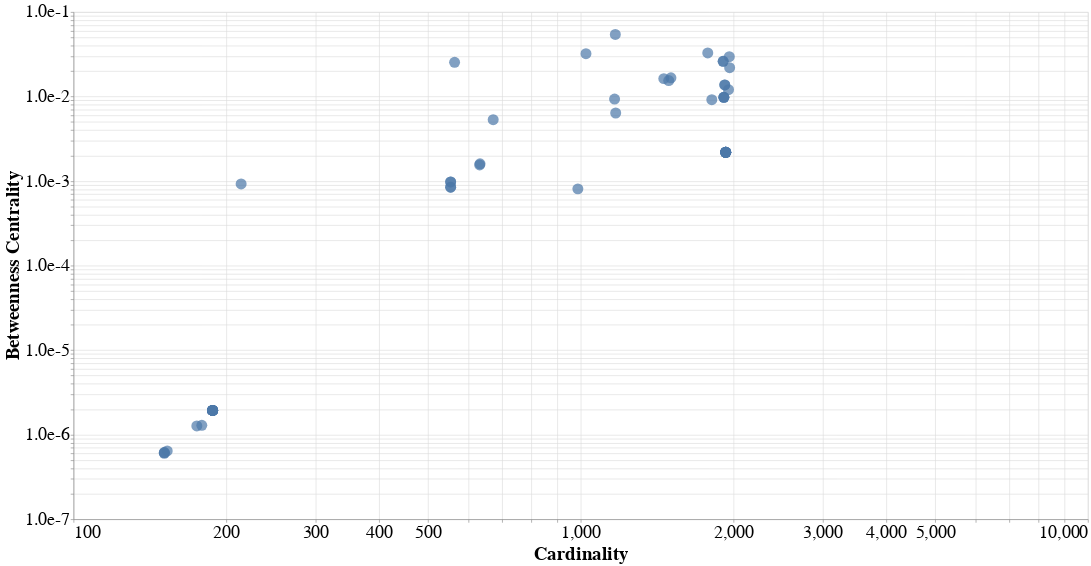

The cell this chart's notebook holds for it:
### Code cell
points = alt.Chart(homograph_df, title='').mark_circle(size=300, clip=True).encode(
    x=alt.X('num_second_degree_neighbors:Q', scale=alt.Scale(type='log'), axis=alt.Axis(title='Cardinality', labelFontSize=28, titleFontSize=30)),
    y=alt.Y('betweenness_centrality:Q', scale=alt.Scale(type='log'), axis=alt.Axis(title='Betweenness Centrality', format=".1e", labelFontSize=28, titleFontSize=30, tickCount=8)),
    tooltip=['node', 'betweenness_centrality', 'num_second_degree_neighbors']
)


fig = points.properties(width=1600, height=800)
fig.save('figures/synthetic_dataset/synthetic_bipartite_betweenness_vs_cardinality_all_no_text.svg')
fig

### Figure 1 — Vega-Lite specification as saved in the notebook (floating-point values rounded to 4 significant figures)
{"config": {"view": {"continuousWidth": 400, "continuousHeight": 300}}, "data": {"name": "data-2c8e9bb2abdceefcbb0f64c92b9285d4"}, "mark": {"type": "circle", "clip": true, "size": 300}, "encoding": {"tooltip": [{"type": "nominal", "field": "node"}, {"type": "quantitative", "field": "betweenness_centrality"}, {"type": "quantitative", "field": "num_second_degree_neighbors"}], "x": {"type": "quantitative", "axis": {"labelFontSize": 28, "title": "Cardinality", "titleFontSize": 30}, "field": "num_second_degree_neighbors", "scale": {"type": "log"}}, "y": {"type": "quantitative", "axis": {"format": ".1e", "labelFontSize": 28, "tickCount": 8, "title": "Betweenness Centrality", "titleFontSize": 30}, "field": "betweenness_centrality", "scale": {"type": "log"}}}, "height": 800, "title": "", "width": 1600, "$schema": "https://vega.github.io/schema/vega-lite/v4.8.1.json", "datasets": {"data-2c8e9bb2abdceefcbb0f64c92b9285d4": [{"node": "Sydney", "node_type": "cell", "betweenness_centrality": 0.009811, "local_clustering_coefficient": 0.4988, "is_homograph": "homograph", "num_second_degree_neighbors": 1915}, {"node": "Cuba", "node_type": "cell", "betweenness_centrality": 0.006394, "local_clustering_coefficient": 0.1956, "is_homograph": "homograph", "num_second_degree_neighbors": 1172}, {"node": "Elmira", "node_type": "cell", "betweenness_centrality": 0.009811, "local_clustering_coefficient": 0.4988, "is_homograph": "homograph", "num_second_degree_neighbors": 1915}, {"node": "Lincoln", "node_type": "cell", "betweenness_centrality": 0.03212, "local_clustering_coefficient": 0.4983, "is_homograph": "homograph", "num_second_degree_neighbors": 1024}, {"node": "Virginia", "node_type": "cell", "betweenness_centrality": 0.01207, "local_clustering_coefficient": 0.333, "is_homograph": "homograph", "num_second_degree_neighbors": 1956}, {"node": "Jamaica", "node_type": "cell", "betweenness_centrality": 0.009349, "local_clustering_coefficient": 0.1959, "is_homograph": "homograph", "num_second_degree_neighbors": 1166}, {"node": "Phoenix", "node_type": "cell", "betweenness_centrality": 0.02194, "local_clustering_coefficient": 0.4984, "is_homograph": "homograph", "num_second_degree_neighbors": 1966}, {"node": "Quinta", "node_type": "cell", "betweenness_centrality": 0.009811, "local_clustering_coefficient": 0.4988, "is_homograph": "homograph", "num_second_degree_neighbors": 1915}, {"node": "ID", "node_type": "cell", "betweenness_centrality": 1.938e-06, "local_clustering_coefficient": 0.5409, "is_homograph": "homograph", "num_second_degree_neighbors": 188}, {"node": "NE", "node_type": "cell", "betweenness_centrality": 6.025e-07, "local_clustering_coefficient": 0.3419, "is_homograph": "homograph", "num_second_degree_neighbors": 151}, {"node": "GT", "node_type": "cell", "betweenness_centrality": 0.005336, "local_clustering_coefficient": 0.3227, "is_homograph": "homograph", "num_second_degree_neighbors": 672}, {"node": "AR", "node_type": "cell", "betweenness_centrality": 1.938e-06, "local_clustering_coefficient": 0.5409, "is_homograph": "homograph", "num_second_degree_neighbors": 188}, {"node": "CO", "node_type": "cell", "betweenness_centrality": 1.938e-06, "local_clustering_coefficient": 0.5409, "is_homograph": "homograph", "num_second_degree_neighbors": 188}, {"node": "MA", "node_type": "cell", "betweenness_centrality": 1.938e-06, "local_clustering_coefficient": 0.5409, "is_homograph": "homograph", "num_second_degree_neighbors": 188}, {"node": "CA", "node_type": "cell", "betweenness_centrality": 1.938e-06, "local_clustering_coefficient": 0.5409, "is_homograph": "homograph", "num_second_degree_neighbors": 188}, {"node": "DE", "node_type": "cell", "betweenness_centrality": 1.938e-06, "local_clustering_coefficient": 0.5409, "is_homograph": "homograph", "num_second_degree_neighbors": 188}, {"node": "TL", "node_type": "cell", "betweenness_centrality": 0.001553, "local_clustering_coefficient": 0.4563, "is_homograph": "homograph", "num_second_degree_neighbors": 632}, {"node": "MN", "node_type": "cell", "betweenness_centrality": 1.938e-06, "local_clustering_coefficient": 0.5409, "is_homograph": "homograph", "num_second_degree_neighbors": 188}, {"node": "AL", "node_type": "cell", "betweenness_centrality": 1.938e-06, "local_clustering_coefficient": 0.5409, "is_homograph": "homograph", "num_second_degree_neighbors": 188}, {"node": "SD", "node_type": "cell", "betweenness_centrality": 1.269e-06, "local_clustering_coefficient": 0.4458, "is_homograph": "homograph", "num_second_degree_neighbors": 175}, {"node": "PA", "node_type": "cell", "betweenness_centrality": 1.938e-06, "local_clustering_coefficient": 0.5409, "is_homograph": "homograph", "num_second_degree_neighbors": 188}, {"node": "AZ", "node_type": "cell", "betweenness_centrality": 1.938e-06, "local_clustering_coefficient": 0.5409, "is_homograph": "homograph", "num_second_degree_neighbors": 188}, {"node": "TN", "node_type": "cell", "betweenness_centrality": 1.938e-06, "local_clustering_coefficient": 0.5409, "is_homograph": "homograph", "num_second_degree_neighbors": 188}, {"node": "Georgia", "node_type": "cell", "betweenness_centrality": 0.0009264, "local_clustering_coefficient": 0.3498, "is_homograph": "homograph", "num_second_degree_neighbors": 214}, {"node": "Florida", "node_type": "cell", "betweenness_centrality": 0.0008095, "local_clustering_coefficient": 0.4965, "is_homograph": "homograph", "num_second_degree_neighbors": 987}, {"node": "California", "node_type": "cell", "betweenness_centrality": 0.0009775, "local_clustering_coefficient": 0.4966, "is_homograph": "homograph", "num_second_degree_neighbors": 554}, {"node": "Colorado", "node_type": "cell", "betweenness_centrality": 0.0009775, "local_clustering_coefficient": 0.4966, "is_homograph": "homograph", "num_second_degree_neighbors": 554}, {"node": "CT", "node_type": "cell", "betweenness_centrality": 0.0008473, "local_clustering_coefficient": 0.4899, "is_homograph": "homograph", "num_second_degree_neighbors": 554}, {"node": "SC", "node_type": "cell", "betweenness_centrality": 0.0008473, "local_clustering_coefficient": 0.4899, "is_homograph": "homograph", "num_second_degree_neighbors": 554}, {"node": "IL", "node_type": "cell", "betweenness_centrality": 6.145e-07, "local_clustering_coefficient": 0.3508, "is_homograph": "homograph", "num_second_degree_neighbors": 151}, {"node": "GA", "node_type": "cell", "betweenness_centrality": 6.433e-07, "local_clustering_coefficient": 0.3522, "is_homograph": "homograph", "num_second_degree_neighbors": 153}, {"node": "MD", "node_type": "cell", "betweenness_centrality": 1.29e-06, "local_clustering_coefficient": 0.4362, "is_homograph": "homograph", "num_second_degree_neighbors": 179}, {"node": "ME", "node_type": "cell", "betweenness_centrality": 6.145e-07, "local_clustering_coefficient": 0.3508, "is_homograph": "homograph", "num_second_degree_neighbors": 151}, {"node": "Jaguar", "node_type": "cell", "betweenness_centrality": 0.05434, "local_clustering_coefficient": 0.4321, "is_homograph": "homograph", "num_second_degree_neighbors": 1170}, {"node": "Heather", "node_type": "cell", "betweenness_centrality": 0.02965, "local_clustering_coefficient": 0.4941, "is_homograph": "homograph", "num_second_degree_neighbors": 1963}, {"node": "Leandra", "node_type": "cell", "betweenness_centrality": 0.02611, "local_clustering_coefficient": 0.4935, "is_homograph": "homograph", "num_second_degree_neighbors": 1909}, {"node": "Charity", "node_type": "cell", "betweenness_centrality": 0.02611, "local_clustering_coefficient": 0.4935, "is_homograph": "homograph", "num_second_degree_neighbors": 1909}, {"node": "Garvey", "node_type": "cell", "betweenness_centrality": 0.002191, "local_clustering_coefficient": 0.5008, "is_homograph": "homograph", "num_second_degree_neighbors": 1931}, {"node": "Vinson", "node_type": "cell", "betweenness_centrality": 0.002191, "local_clustering_coefficient": 0.5008, "is_homograph": "homograph", "num_second_degree_neighbors": 1931}, {"node": "Else", "node_type": "cell", "betweenness_centrality": 0.002191, "local_clustering_coefficient": 0.5008, "is_homograph": "homograph", "num_second_degree_neighbors": 1931}, {"node": "Duff", "node_type": "cell", "betweenness_centrality": 0.002191, "local_clustering_coefficient": 0.5008, "is_homograph": "homograph", "num_second_degree_neighbors": 1931}, {"node": "Christophe", "node_type": "cell", "betweenness_centrality": 0.002191, "local_clustering_coefficient": 0.5008, "is_homograph": "homograph", "num_second_degree_neighbors": 1931}, {"node": "Reid", "node_type": "cell", "betweenness_centrality": 0.002191, "local_clustering_coefficient": 0.5008, "is_homograph": "homograph", "num_second_degree_neighbors": 1931}, {"node": "Mace", "node_type": "cell", "betweenness_centrality": 0.0328, "local_clustering_coefficient": 0.4981, "is_homograph": "homograph", "num_second_degree_neighbors": 1780}, {"node": "Costanza", "node_type": "cell", "betweenness_centrality": 0.002191, "local_clustering_coefficient": 0.5008, "is_homograph": "homograph", "num_second_degree_neighbors": 1931}, {"node": "Elan", "node_type": "cell", "betweenness_centrality": 0.01666, "local_clustering_coefficient": 0.4976, "is_homograph": "homograph", "num_second_degree_neighbors": 1506}, {"node": "Berkeley", "node_type": "cell", "betweenness_centrality": 0.002191, "local_clustering_coefficient": 0.5008, "is_homograph": "homograph", "num_second_degree_neighbors": 1931}, {"node": "Nadine", "node_type": "cell", "betweenness_centrality": 0.01373, "local_clustering_coefficient": 0.4983, "is_homograph": "homograph", "num_second_degree_neighbors": 1923}, {"node": "Conroy", "node_type": "cell", "betweenness_centrality": 0.002191, "local_clustering_coefficient": 0.5008, "is_homograph": "homograph", "num_second_degree_neighbors": 1931}, {"node": "Jimmy", "node_type": "cell", "betweenness_centrality": 0.01631, "local_clustering_coefficient": 0.4965, "is_homograph": "homograph", "num_second_degree_neighbors": 1458}, {"node": "Smitty", "node_type": "cell", "betweenness_centrality": 0.01373, "local_clustering_coefficient": 0.4983, "is_homograph": "homograph", "num_second_degree_neighbors": 1923}, {"node": "Ram", "node_type": "cell", "betweenness_centrality": 0.02539, "local_clustering_coefficient": 0.4961, "is_homograph": "homograph", "num_second_degree_neighbors": 564}, {"node": "ES", "node_type": "cell", "betweenness_centrality": 0.001603, "local_clustering_coefficient": 0.4572, "is_homograph": "homograph", "num_second_degree_neighbors": 633}, {"node": "Crossfire", "node_type": "cell", "betweenness_centrality": 0.01547, "local_clustering_coefficient": 0.4982, "is_homograph": "homograph", "num_second_degree_neighbors": 1491}, {"node": "Pumpkin", "node_type": "cell", "betweenness_centrality": 0.009196, "local_clustering_coefficient": 0.4994, "is_homograph": "homograph", "num_second_degree_neighbors": 1813}]}}
